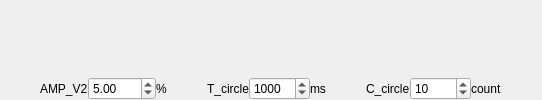
                            <widget class="QWidget" name="page_page_velocityCircleSeq">
                             <layout class="QVBoxLayout" name="verticalLayout_10">
                              <property name="spacing">
                               <number>0</number>
                              </property>
                              <property name="leftMargin">
                               <number>0</number>
                              </property>
                              <property name="topMargin">
                               <number>0</number>
                              </property>
                              <property name="rightMargin">
                               <number>0</number>
                              </property>
                              <property name="bottomMargin">
                               <number>0</number>
                              </property>
                              <item>
                               <widget class="QLabel" name="label_30">
                                <property name="text">
                                 <string/>
                                </property>
                                <property name="pixmap">
                                 <pixmap resource="icon.qrc">:/icon/waveseq.png</pixmap>
                                </property>
                                <property name="scaledContents">
                                 <bool>true</bool>
                                </property>
                               </widget>
                              </item>
                              <item>
                               <layout class="QGridLayout" name="gridLayout_4">
                                <item row="0" column="7">
                                 <widget class="QLabel" name="label_41">
                                  <property name="text">
                                   <string>ms</string>
                                  </property>
                                 </widget>
                                </item>
                                <item row="0" column="3">
                                 <widget class="QLabel" name="label_40">
                                  <property name="text">
                                   <string>%</string>
                                  </property>
                                 </widget>
                                </item>
                                <item row="0" column="8">
                                 <spacer name="horizontalSpacer_20">
                                  <property name="orientation">
                                   <enum>Qt::Horizontal</enum>
                                  </property>
                                  <property name="sizeHint" stdset="0">
                                   <size>
                                    <width>40</width>
                                    <height>20</height>
                                   </size>
                                  </property>
                                 </spacer>
                                </item>
                                <item row="0" column="0">
                                 <spacer name="horizontalSpacer_21">
                                  <property name="orientation">
                                   <enum>Qt::Horizontal</enum>
                                  </property>
                                  <property name="sizeHint" stdset="0">
                                   <size>
                                    <width>40</width>
                                    <height>20</height>
                                   </size>
                                  </property>
                                 </spacer>
                                </item>
                                <item row="0" column="9">
                                 <widget class="QLabel" name="label_35">
                                  <property name="text">
                                   <string>C_circle</string>
                                  </property>
                                 </widget>
                                </item>
                                <item row="0" column="10">
                                 <widget class="QDoubleSpinBox" name="dSBox_circleCount">
                                  <property name="minimumSize">
                                   <size>
                                    <width>60</width>
                                    <height>0</height>
                                   </size>
                                  </property>
                                  <property name="decimals">
                                   <number>0</number>
                                  </property>
                                  <property name="maximum">
                                   <double>65535.000000000000000</double>
                                  </property>
                                  <property name="value">
                                   <double>10.000000000000000</double>
                                  </property>
                                 </widget>
                                </item>
                                <item row="0" column="5">
                                 <widget class="QLabel" name="label_34">
                                  <property name="text">
                                   <string>T_circle</string>
                                  </property>
                                 </widget>
                                </item>
                                <item row="0" column="12">
                                 <spacer name="horizontalSpacer_22">
                                  <property name="orientation">
                                   <enum>Qt::Horizontal</enum>
                                  </property>
                                  <property name="sizeHint" stdset="0">
                                   <size>
                                    <width>40</width>
                                    <height>20</height>
                                   </size>
                                  </property>
                                 </spacer>
                                </item>
                                <item row="0" column="6">
                                 <widget class="QDoubleSpinBox" name="dSBox_T">
                                  <property name="minimumSize">
                                   <size>
                                    <width>60</width>
                                    <height>0</height>
                                   </size>
                                  </property>
                                  <property name="prefix">
                                   <string/>
                                  </property>
                                  <property name="decimals">
                                   <number>0</number>
                                  </property>
                                  <property name="minimum">
                                   <double>100.000000000000000</double>
                                  </property>
                                  <property name="maximum">
                                   <double>65535.000000000000000</double>
                                  </property>
                                  <property name="singleStep">
                                   <double>100.000000000000000</double>
                                  </property>
                                  <property name="value">
                                   <double>1000.000000000000000</double>
                                  </property>
                                 </widget>
                                </item>
                                <item row="0" column="1">
                                 <widget class="QLabel" name="label_33">
                                  <property name="text">
                                   <string>AMP_V2</string>
                                  </property>
                                 </widget>
                                </item>
                                <item row="0" column="4">
                                 <spacer name="horizontalSpacer_19">
                                  <property name="orientation">
                                   <enum>Qt::Horizontal</enum>
                                  </property>
                                  <property name="sizeHint" stdset="0">
                                   <size>
                                    <width>40</width>
                                    <height>20</height>
                                   </size>
                                  </property>
                                 </spacer>
                                </item>
                                <item row="0" column="2">
                                 <widget class="QDoubleSpinBox" name="dSBox_ampCircle">
                                  <property name="minimumSize">
                                   <size>
                                    <width>60</width>
                                    <height>0</height>
                                   </size>
                                  </property>
                                  <property name="minimum">
                                   <double>-100.000000000000000</double>
                                  </property>
                                  <property name="maximum">
                                   <double>100.000000000000000</double>
                                  </property>
                                  <property name="value">
                                   <double>5.000000000000000</double>
                                  </property>
                                 </widget>
                                </item>
                                <item row="0" column="11">
                                 <widget class="QLabel" name="label_42">
                                  <property name="text">
                                   <string>count</string>
                                  </property>
                                 </widget>
                                </item>
                               </layout>
                              </item>
                             </layout>
                            </widget>
